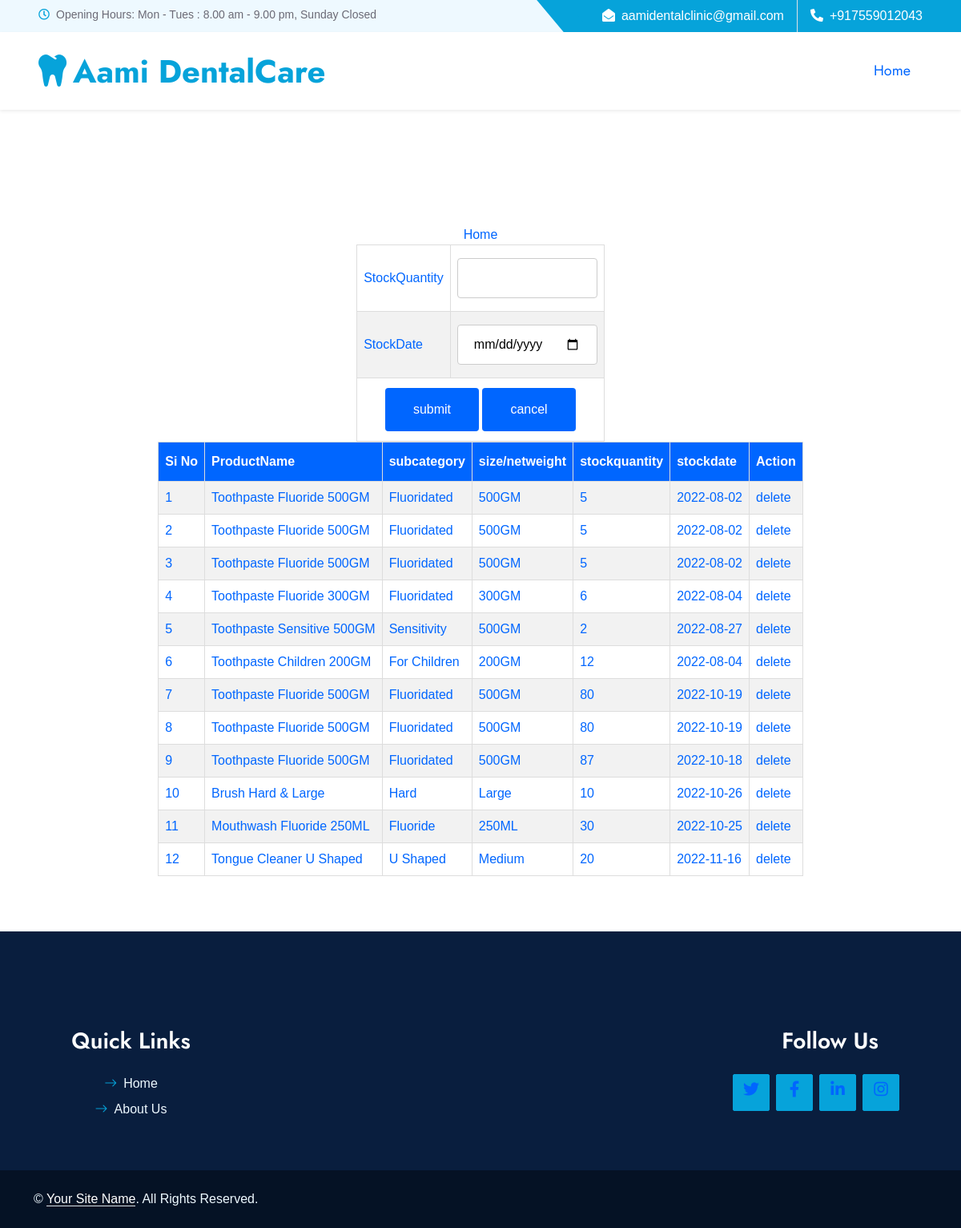
Page /PROJECT/Admin/Stock.php on the committed database.
### tables this page shows
CREATE TABLE `tbl_stock` (
  `stock_id` int(11) NOT NULL,
  `stock_qty` int(11) NOT NULL,
  `stock_date` date NOT NULL,
  `product_id` int(11) NOT NULL
);

CREATE TABLE `tbl_product` (
  `product_id` int(11) NOT NULL,
  `subcategory_id` int(11) NOT NULL,
  `size_id` int(11) NOT NULL,
  `product_name` varchar(100) NOT NULL,
  `product_des` varchar(200) NOT NULL,
  `product_image` varchar(50) NOT NULL,
  `product_price` varchar(50) NOT NULL
);

CREATE TABLE `tbl_subcategory` (
  `category_id` int(11) NOT NULL,
  `subcategory_id` int(11) NOT NULL,
  `subcategory_name` varchar(50) NOT NULL
);

CREATE TABLE `tbl_size` (
  `subcategory_id` int(11) NOT NULL,
  `size_id` int(11) NOT NULL,
  `size_name` varchar(100) NOT NULL
);

### PROJECT/Admin/Stock.php (the view, shortened to what this page needs)
<?php
include("../Assets/Connection/connection.php");
?>
<!DOCTYPE html PUBLIC "-//W3C//DTD XHTML 1.0 Transitional//EN" "http://www.w3.org/TR/xhtml1/DTD/xhtml1-transitional.dtd">
<html xmlns="http://www.w3.org/1999/xhtml">
<head>
</head>
<div id="tab" align="center">
<body>
<?php
include("Head.php");
?>
<a href="HomePage.php">Home</a>
<form id="form1" name="form1" method="post" action="">
  <table width="65" border="1" cellspacing="2" cellpadding="2" align="center">
    <tr>
      <td width="115">StockQuantity</td>
      <td width="65"><label for="txt_name"></label>
      <input type="text" name="txt_name" id="txt_name" required autocomplete="off"/></td>
    </tr>
    <tr>
      <td>StockDate</td>
      <td><label for="txt_pin"></label>
      <input type="date" name="txt_date" id="txt_date"required="required"/></td>
    </tr>
      <td colspan="2" align="center"><input type="submit" name="btn_submit" id="btn_submit" value="submit" />
      <input type="submit" name="btn_cancel" id="btn_cancel" value="cancel" /></td>
  </table>
  <?php
  $selqry="select * from tbl_stock u inner join tbl_product p on u.product_id=p.product_id inner join tbl_subcategory sc on sc.subcategory_id=p.subcategory_id inner join tbl_category c on c.category_id=sc.category_id inner join tbl_size b on p.size_id=b.size_id";
  $rows=$con->query($selqry);
  if($rows->num_rows>0)
		$i=0;
?>
</form>
<table border="1" cellpadding="10"  align="center">
    <tr>
      <th>Si No</th>
       <th>ProductName</th>
        <th>subcategory</th>
         <th>size/netweight</th>
      <th>stockquantity</th>
      <th>stockdate</th>
         <th>Action</th>
    </tr>
 <?php
	while($result=$rows->fetch_assoc())
	{
		$i++;
		?>
        <tr>
        <td><?php  echo $i;?></td>
        <td><?php echo $result["product_name"];?></td>
             <td><?php echo $result["subcategory_name"];?>
             <td><?php echo $result["size_name"];?></td>
        <td><?php echo $result["stock_qty"];?></td>
        <td><?php echo $result["stock_date"];?></td>
         <td><a href="Stock.php?did=<?php echo $result["stock_id"]?>">delete</a></td> </tr>
	 <?php
	}
?>
</table>
   <?php
include("Foot.php");
?>
</body>
</html>

### PROJECT/Admin/form.css (style rules this page uses)
#tab { font-family: "Trebuchet MS", Arial, Helvetica, sans-serif; border-collapse: collapse; width: 100%; }
#tab td, #tab th { border: 1px solid #ddd; padding: 8px; color: #06F; }
#tab a { color:#06F; }
#tab tr:nth-child(even) { background-color: #f2f2f2; }
#tab th { padding-top: 12px; padding-bottom: 12px; text-align: left; background-color: #06F; color: white; }
input[type=text],[type=password],[type=email],[type=date], select { width: 100%; padding: 12px 20px; margin: 8px 0; display: inline-block; border: 1px solid #ccc; border-radius: 4px; box-sizing: border-box; }
input[type=submit] { width: 40%; background-color: #06F; color: white; padding: 15px; margin: 4px 0; border: none; border-radius: 4px; cursor: pointer; }

### PROJECT/Assets/Template/Main/css/style.css (style rules this page uses)
:root { --primary: #06A3DA; --secondary: #F57E57; --light: #EEF9FF; --dark: #091E3E; }

### rows in the picture
tbl_stock: product.product_name "Toothpaste Fluoride 500GM", tbl_subcategory.subcategory_name "Fluoridated", tbl_size.size_name "500GM", stock_qty "5", stock_date "2022-08-02"
tbl_stock: product.product_name "Toothpaste Fluoride 500GM", tbl_subcategory.subcategory_name "Fluoridated", tbl_size.size_name "500GM", stock_qty "5", stock_date "2022-08-02"
tbl_stock: product.product_name "Toothpaste Fluoride 500GM", tbl_subcategory.subcategory_name "Fluoridated", tbl_size.size_name "500GM", stock_qty "5", stock_date "2022-08-02"
tbl_stock: product.product_name "Toothpaste Fluoride 300GM", tbl_subcategory.subcategory_name "Fluoridated", tbl_size.size_name "300GM", stock_qty "6", stock_date "2022-08-04"
tbl_stock: product.product_name "Toothpaste Sensitive 500GM", tbl_subcategory.subcategory_name "Sensitivity", tbl_size.size_name "500GM", stock_qty "2", stock_date "2022-08-27"
tbl_stock: product.product_name "Toothpaste Children 200GM", tbl_subcategory.subcategory_name "For Children", tbl_size.size_name "200GM", stock_qty "12", stock_date "2022-08-04"
tbl_stock: product.product_name "Toothpaste Fluoride 500GM", tbl_subcategory.subcategory_name "Fluoridated", tbl_size.size_name "500GM", stock_qty "80", stock_date "2022-10-19"
tbl_stock: product.product_name "Toothpaste Fluoride 500GM", tbl_subcategory.subcategory_name "Fluoridated", tbl_size.size_name "500GM", stock_qty "80", stock_date "2022-10-19"
tbl_stock: product.product_name "Toothpaste Fluoride 500GM", tbl_subcategory.subcategory_name "Fluoridated", tbl_size.size_name "500GM", stock_qty "87", stock_date "2022-10-18"
tbl_stock: product.product_name "Brush Hard & Large", tbl_subcategory.subcategory_name "Hard", tbl_size.size_name "Large", stock_qty "10", stock_date "2022-10-26"
tbl_stock: product.product_name "Mouthwash Fluoride 250ML", tbl_subcategory.subcategory_name "Fluoride", tbl_size.size_name "250ML", stock_qty "30", stock_date "2022-10-25"
tbl_stock: product.product_name "Tongue Cleaner U Shaped", tbl_subcategory.subcategory_name "U Shaped", tbl_size.size_name "Medium", stock_qty "20", stock_date "2022-11-16"
